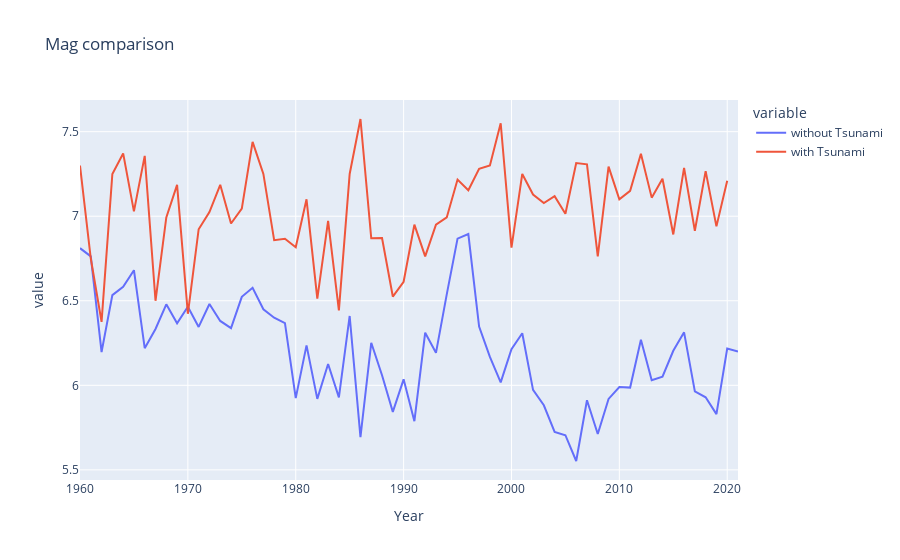

The notebook cell saved with this chart:
### Code cell
plotly_comparison_tsunami(earthquake_21, 'Mag', 1960)
